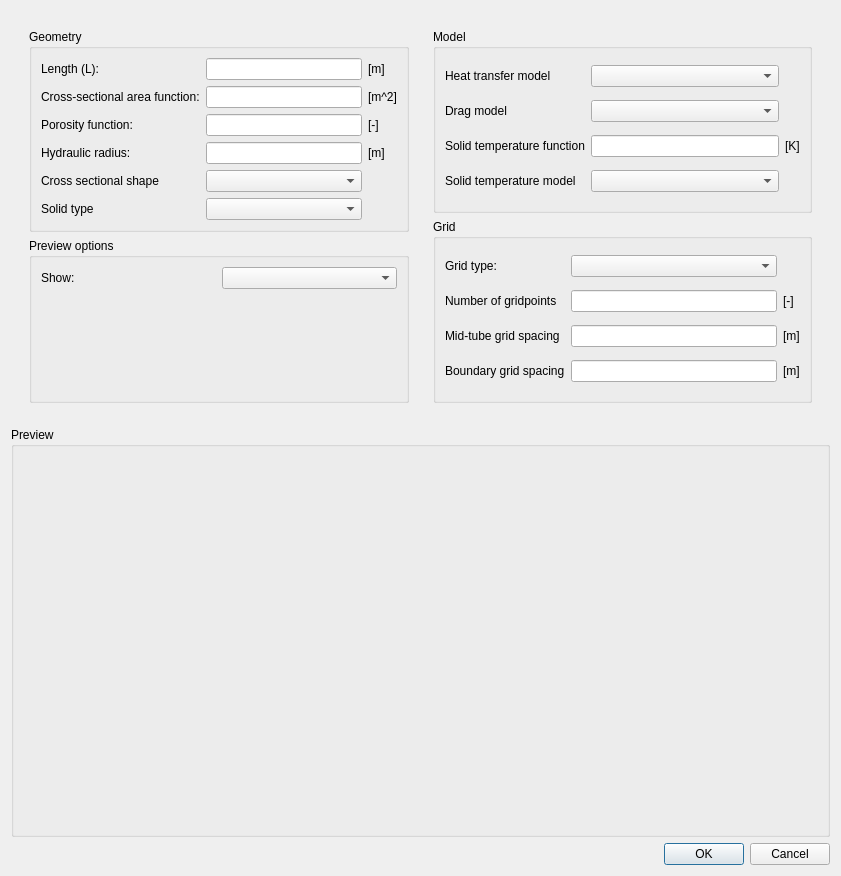
<?xml version="1.0" encoding="UTF-8"?>
<ui version="4.0">
 <class>add_duct_dialog</class>
 <widget class="QDialog" name="add_duct_dialog">
  <property name="geometry">
   <rect>
    <x>0</x>
    <y>0</y>
    <width>841</width>
    <height>876</height>
   </rect>
  </property>
  <property name="windowTitle">
   <string>Add/edit duct</string>
  </property>
  <layout class="QVBoxLayout" name="verticalLayout">
   <item>
    <widget class="QWidget" name="widget" native="true">
     <layout class="QHBoxLayout" name="horizontalLayout">
      <item>
       <widget class="QWidget" name="widget_3" native="true">
        <layout class="QVBoxLayout" name="verticalLayout_3">
         <item>
          <widget class="QGroupBox" name="geometry_groupbox">
           <property name="title">
            <string>Geometry</string>
           </property>
           <layout class="QGridLayout" name="gridLayout_6">
            <item row="0" column="0">
             <layout class="QGridLayout" name="gridLayout_3">
              <item row="0" column="1">
               <widget class="QLineEdit" name="L">
                <property name="alignment">
                 <set>Qt::AlignRight|Qt::AlignTrailing|Qt::AlignVCenter</set>
                </property>
               </widget>
              </item>
              <item row="0" column="0">
               <widget class="QLabel" name="label_17">
                <property name="text">
                 <string>Length (L): </string>
                </property>
               </widget>
              </item>
              <item row="1" column="1">
               <widget class="QLineEdit" name="S">
                <property name="text">
                 <string/>
                </property>
                <property name="alignment">
                 <set>Qt::AlignRight|Qt::AlignTrailing|Qt::AlignVCenter</set>
                </property>
               </widget>
              </item>
              <item row="2" column="2">
               <widget class="QLabel" name="label_18">
                <property name="text">
                 <string>[-]</string>
                </property>
               </widget>
              </item>
              <item row="4" column="1">
               <widget class="QComboBox" name="cshape"/>
              </item>
              <item row="2" column="1">
               <widget class="QLineEdit" name="phi">
                <property name="text">
                 <string/>
                </property>
                <property name="alignment">
                 <set>Qt::AlignRight|Qt::AlignTrailing|Qt::AlignVCenter</set>
                </property>
               </widget>
              </item>
              <item row="1" column="0">
               <widget class="QLabel" name="label_19">
                <property name="text">
                 <string>Cross-sectional area function:</string>
                </property>
               </widget>
              </item>
              <item row="0" column="2">
               <widget class="QLabel" name="label_20">
                <property name="text">
                 <string>[m]</string>
                </property>
               </widget>
              </item>
              <item row="4" column="0">
               <widget class="QLabel" name="label_21">
                <property name="text">
                 <string>Cross sectional shape</string>
                </property>
               </widget>
              </item>
              <item row="2" column="0">
               <widget class="QLabel" name="label_22">
                <property name="text">
                 <string>Porosity function:</string>
                </property>
               </widget>
              </item>
              <item row="1" column="2">
               <widget class="QLabel" name="label_23">
                <property name="text">
                 <string>[m^2]</string>
                </property>
               </widget>
              </item>
              <item row="5" column="0">
               <widget class="QLabel" name="label_24">
                <property name="text">
                 <string>Solid type</string>
                </property>
               </widget>
              </item>
              <item row="5" column="1">
               <widget class="QComboBox" name="solidtype"/>
              </item>
              <item row="3" column="0">
               <widget class="QLabel" name="label">
                <property name="text">
                 <string>Hydraulic radius: </string>
                </property>
               </widget>
              </item>
              <item row="3" column="1">
               <widget class="QLineEdit" name="rh">
                <property name="alignment">
                 <set>Qt::AlignRight|Qt::AlignTrailing|Qt::AlignVCenter</set>
                </property>
               </widget>
              </item>
              <item row="3" column="2">
               <widget class="QLabel" name="label_2">
                <property name="text">
                 <string>[m]</string>
                </property>
               </widget>
              </item>
             </layout>
            </item>
           </layout>
          </widget>
         </item>
         <item>
          <widget class="QGroupBox" name="groupBox_4">
           <property name="title">
            <string>Preview options</string>
           </property>
           <layout class="QGridLayout" name="gridLayout_7">
            <item row="0" column="1">
             <widget class="QComboBox" name="previewshow"/>
            </item>
            <item row="0" column="0">
             <widget class="QLabel" name="label_37">
              <property name="text">
               <string>Show: </string>
              </property>
             </widget>
            </item>
            <item row="1" column="0">
             <spacer name="verticalSpacer_2">
              <property name="orientation">
               <enum>Qt::Vertical</enum>
              </property>
              <property name="sizeHint" stdset="0">
               <size>
                <width>20</width>
                <height>40</height>
               </size>
              </property>
             </spacer>
            </item>
           </layout>
          </widget>
         </item>
        </layout>
       </widget>
      </item>
      <item>
       <widget class="QWidget" name="widget_2" native="true">
        <layout class="QVBoxLayout" name="verticalLayout_2">
         <item>
          <widget class="QGroupBox" name="groupBox_2">
           <property name="title">
            <string>Model</string>
           </property>
           <layout class="QGridLayout" name="gridLayout_4">
            <item row="3" column="0">
             <widget class="QLabel" name="label_26">
              <property name="text">
               <string>Drag model</string>
              </property>
             </widget>
            </item>
            <item row="1" column="0">
             <widget class="QLabel" name="label_25">
              <property name="text">
               <string>Heat transfer model</string>
              </property>
             </widget>
            </item>
            <item row="1" column="1">
             <widget class="QComboBox" name="htmodel"/>
            </item>
            <item row="4" column="1">
             <widget class="QLineEdit" name="stempfunc">
              <property name="text">
               <string/>
              </property>
              <property name="alignment">
               <set>Qt::AlignRight|Qt::AlignTrailing|Qt::AlignVCenter</set>
              </property>
             </widget>
            </item>
            <item row="4" column="0">
             <widget class="QLabel" name="label_28">
              <property name="text">
               <string>Solid temperature function</string>
              </property>
             </widget>
            </item>
            <item row="3" column="1">
             <widget class="QComboBox" name="dragmodel"/>
            </item>
            <item row="4" column="2">
             <widget class="QLabel" name="label_29">
              <property name="text">
               <string>[K]</string>
              </property>
             </widget>
            </item>
            <item row="5" column="0">
             <widget class="QLabel" name="label_30">
              <property name="text">
               <string>Solid temperature model</string>
              </property>
             </widget>
            </item>
            <item row="5" column="1">
             <widget class="QComboBox" name="stempmodel"/>
            </item>
           </layout>
          </widget>
         </item>
         <item>
          <widget class="QGroupBox" name="groupBox_3">
           <property name="title">
            <string>Grid</string>
           </property>
           <layout class="QGridLayout" name="gridLayout_5">
            <item row="2" column="1">
             <widget class="QLineEdit" name="dxmid"/>
            </item>
            <item row="1" column="0">
             <widget class="QLabel" name="label_31">
              <property name="text">
               <string>Number of gridpoints</string>
              </property>
             </widget>
            </item>
            <item row="0" column="0">
             <widget class="QLabel" name="label_27">
              <property name="text">
               <string>Grid type:</string>
              </property>
             </widget>
            </item>
            <item row="1" column="1">
             <widget class="QLineEdit" name="ngp"/>
            </item>
            <item row="2" column="0">
             <widget class="QLabel" name="label_32">
              <property name="text">
               <string>Mid-tube grid spacing</string>
              </property>
             </widget>
            </item>
            <item row="0" column="1">
             <widget class="QComboBox" name="gridtype"/>
            </item>
            <item row="3" column="1">
             <widget class="QLineEdit" name="dxb"/>
            </item>
            <item row="3" column="0">
             <widget class="QLabel" name="label_33">
              <property name="text">
               <string>Boundary grid spacing</string>
              </property>
             </widget>
            </item>
            <item row="1" column="2">
             <widget class="QLabel" name="label_34">
              <property name="text">
               <string>[-]</string>
              </property>
             </widget>
            </item>
            <item row="2" column="2">
             <widget class="QLabel" name="label_35">
              <property name="text">
               <string>[m]</string>
              </property>
             </widget>
            </item>
            <item row="3" column="2">
             <widget class="QLabel" name="label_36">
              <property name="text">
               <string>[m]</string>
              </property>
             </widget>
            </item>
           </layout>
          </widget>
         </item>
        </layout>
       </widget>
      </item>
     </layout>
    </widget>
   </item>
   <item>
    <widget class="QGroupBox" name="preview_groupbox">
     <property name="sizePolicy">
      <sizepolicy hsizetype="Preferred" vsizetype="Expanding">
       <horstretch>0</horstretch>
       <verstretch>0</verstretch>
      </sizepolicy>
     </property>
     <property name="title">
      <string>Preview</string>
     </property>
     <layout class="QHBoxLayout" name="horizontalLayout_2">
      <item>
       <widget class="QCustomPlot" name="plot" native="true"/>
      </item>
     </layout>
    </widget>
   </item>
   <item>
    <widget class="QDialogButtonBox" name="buttonBox">
     <property name="orientation">
      <enum>Qt::Horizontal</enum>
     </property>
     <property name="standardButtons">
      <set>QDialogButtonBox::Cancel|QDialogButtonBox::Ok</set>
     </property>
    </widget>
   </item>
  </layout>
 </widget>
 <customwidgets>
  <customwidget>
   <class>QCustomPlot</class>
   <extends>QWidget</extends>
   <header>qcustomplot.h</header>
   <container>1</container>
  </customwidget>
 </customwidgets>
 <resources/>
 <connections>
  <connection>
   <sender>buttonBox</sender>
   <signal>accepted()</signal>
   <receiver>add_duct_dialog</receiver>
   <slot>accept()</slot>
   <hints>
    <hint type="sourcelabel">
     <x>248</x>
     <y>254</y>
    </hint>
    <hint type="destinationlabel">
     <x>157</x>
     <y>274</y>
    </hint>
   </hints>
  </connection>
  <connection>
   <sender>buttonBox</sender>
   <signal>rejected()</signal>
   <receiver>add_duct_dialog</receiver>
   <slot>reject()</slot>
   <hints>
    <hint type="sourcelabel">
     <x>316</x>
     <y>260</y>
    </hint>
    <hint type="destinationlabel">
     <x>286</x>
     <y>274</y>
    </hint>
   </hints>
  </connection>
 </connections>
</ui>
